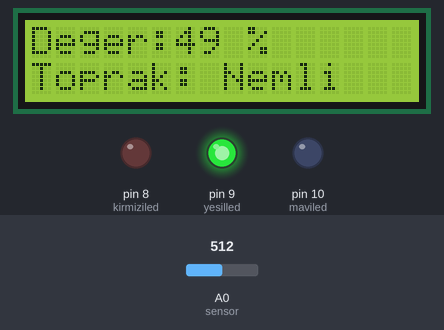
A sketch run on a simulated Arduino Uno, built with avr-gcc and run on an emulated ATmega328P. Parts: 16×2 character LCD, output pins drawn as LEDs (lit = HIGH). The test bench sets the inputs (shaded band); at power-on: A0 (sensor) = 512.

Above: at 1.6 s.
1.7 s: A0 (sensor) set to 576
At 5.2 s:
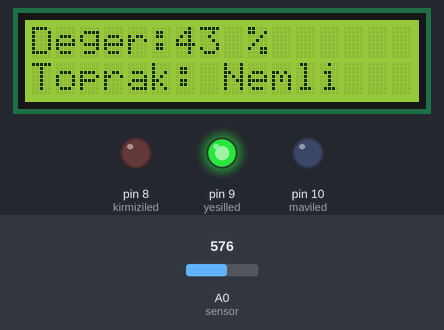
5.6 s: A0 (sensor) set to 604
At 7.8 s:
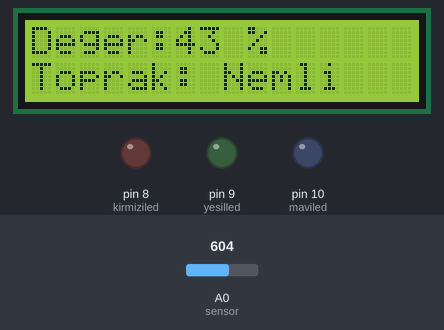
9.5 s: A0 (sensor) set to 716
At 14.5 s:
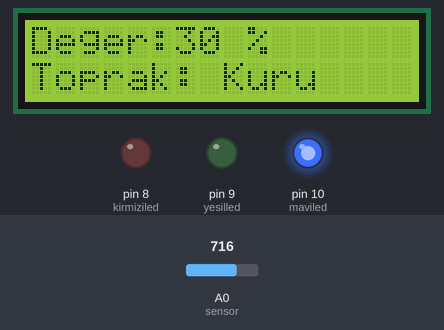
15.5 s: A0 (sensor) set to 306
At 19.2 s:
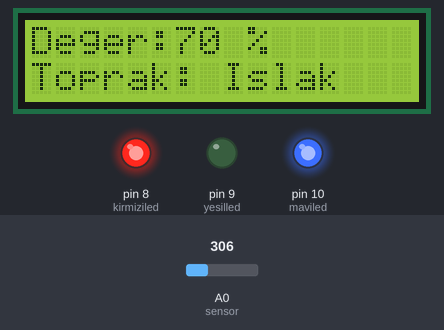
21.5 s: A0 (sensor) set to 387
At 25.3 s:
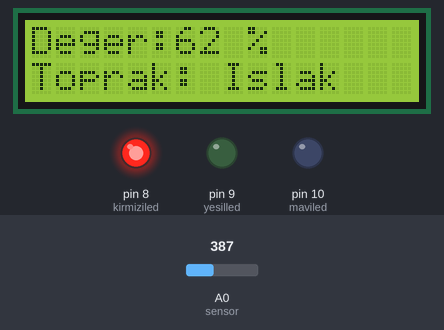
25.6 s: A0 (sensor) set to 399
At 27.7 s:
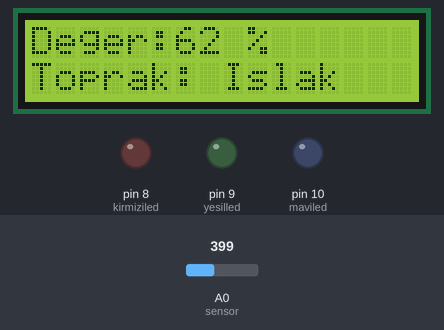
Timing chart, 0 to 29.2 s (numbered marks = the images above; inputs shaded):
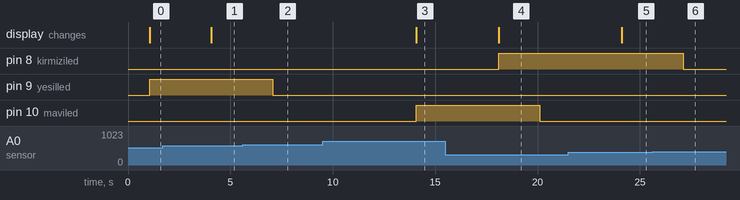

The sketch:

IoT1929_PROJE.ino
```cpp
#include <LiquidCrystal.h>                              //LCD ekran için LiquidCyristal.h kütüphanesi kullanıldı.

int nemdeger = 0;                                       //Nem değerini başta 0 olarak tanımlandı.
int sensor = A0;                                        //Toprak nem sensörünün A0 pinini Arduino'nun A0 pinine bağlandı.
int kirmiziled = 8;                                     //Kırmızı led Arduino'nun 8. pinine bağlandı.
int yesilled = 9;                                       //Yeşil Led Arduino'nun 9. pinine bağlandı.
int maviled = 10;                                       //Mavi Led Arduino'nun 10. pinine bağlandı.

int rs = 12, en = 11, d4 = 5, d5 = 4, d6 = 3, d7 = 2;   //LCD'nin pin değişkenlerini tanımlandı

LiquidCrystal lcd(rs, en, d4, d5, d6, d7);              //LCD'nin pin bağlantılarını ayarlandı.

void setup() {
  pinMode(sensor, INPUT);                               //Toprak nem sensörü'nden girdi alacağımız için giriş olarak kullanıldı.
  pinMode(kirmiziled, OUTPUT);                          //Kırmızı Led'ten çıktı alacağımız için çıkış olarak kullanıldı.
  pinMode(yesilled, OUTPUT);                            //Yeşil Led'ten çıktı alacağımız için çıkış olarak kullanıldı.
  pinMode(maviled, OUTPUT);                             //Mavi Led'ten çıktı alacağımız için çıkış olarak kullanıldı.
  lcd.begin(16, 2);                                     //LCD ekranın boyutunu belirlendi.
}
void loop() {
  nemdeger = analogRead(A0);                            //Toprak nem sensöründen analog okuma yapılıyor.
  nemdeger = map(nemdeger, 1023,0,0,100);               //0 ile 1023 arasında olan analog değerleri map komutu ile 0 ile 100 arasındaki değerlere çevrildi.


  if (nemdeger > 60) {                                  //Eğer nem değeri 80'in üzerindeyse
    lcd.clear();                                        //LCD'deki eski yazılar temizlenir.
    lcd.setCursor(0, 0);                                //LCD'nin 1. satır 1. sütunundan yazmaya başlıyoruz.
    lcd.print("Deger:");                                //LCD'nin 1. satır ve 1. sütununa Deger: yazılır.
    lcd.print(nemdeger);                                //nemdeger'i LCD'ye yazdırıyoruz.
    lcd.print(" % ");
    lcd.setCursor(0, 1);                                //LCD'nin 2. satır 1. sütunundan yazmaya başlıyoruz.
    lcd.print("Toprak: Islak");                          //LCD'nin 2. satır 1. sütununa toprağın durumunu yazdırıyoruz.
    digitalWrite(kirmiziled, HIGH);                     //Değer 80 üzerindeyse kırmızı led 1 saniye boyunca yanar.
    delay(1000);
  } else {
    digitalWrite(kirmiziled, LOW);                      //Değer 80 altındaysa kırmızı led 1 saniye boyunca söner.
    delay(1000);
  }

  if (nemdeger > 41 && nemdeger <= 59) {                //Eğer nem değeri 51 ile 79 arasındaysa
    lcd.clear();                                        //LCD'deki eski yazılar temizlenir.
    lcd.setCursor(0, 0);                                //LCD'nin 1. satır 1. sütunundan yazmaya başlıyoruz.
    lcd.print("Deger:");                                //LCD'nin 1. satır ve 1. sütununa Deger: yazılır.
    lcd.print(nemdeger);                                //nemdeger'i LCD'ye yazdırıyoruz.
    lcd.println(" % ");
    lcd.setCursor(0, 1);                                //LCD'nin 2. satır 1. sütunundan yazmaya başlıyoruz.
    lcd.print("Toprak: Nemli");                         //LCD'nin 2. satır 1. sütununa toprağın durumunu yazdırıyoruz.
    digitalWrite(yesilled, HIGH);                       //Değer 51 ile 79 arasındaysa yeşil led 1 saniye boyunca yanar.
    delay(1000);
  } else {
    digitalWrite(yesilled, LOW);                        //Değer 51 ile 79 arasındaysa yeşil led 1 saniye boyunca söner.
    delay(1000);
  }

  if (40 > nemdeger) {                                  //Eğer nem değeri 50'nin altındaysa
    lcd.clear();                                        //LCD'deki eski yazılar temizlenir.
    lcd.setCursor(0, 0);                                //LCD'nin 1. satır 1. sütunundan yazmaya başlıyoruz.
    lcd.print("Deger:");                                //LCD'nin 1. satır ve 1. sütununa Deger: yazılır.
    lcd.print(nemdeger);                                //nemdeger'i LCD'ye yazdırıyoruz.
    lcd.println(" % ");
    lcd.setCursor(0, 1);                                //LCD'nin 2. satır 1. sütunundan yazmaya başlıyoruz.
    lcd.print("Toprak: Kuru");                           //LCD'nin 2. satır 1. sütununa toprağın durumunu yazdırıyoruz.
    digitalWrite(maviled, HIGH);                        //Değer 50'nin altındaysa mavih led 1 saniye boyunca yanar.
    delay(1000);
  } else {
    digitalWrite(maviled, LOW);                         //Değer 50'nin altındaysa mavih led 1 saniye boyunca söner.
    delay(1000);
  }
}
```

Measured:
- the behaviour switches between 593 and 594 on A0 (sensor) (found by bisection; images 1 and 2)
- the behaviour switches between 398 and 399 on A0 (sensor) (found by bisection; images 5 and 6)
- after the input at 1.7 s, the display: changes after 2.4 s (image 1)
- after the input at 5.6 s, pin 9 (yesilled): HIGH → LOW after 1.5 s
- after the input at 9.5 s, pin 10 (maviled): LOW → HIGH after 4.6 s; the display: changes after 4.6 s (image 3)
- after the input at 15.5 s, pin 8 (kirmiziled): LOW → HIGH after 2.6 s; pin 10 (maviled): HIGH → LOW after 4.6 s; the display: changes after 2.6 s (image 4)
- after the input at 21.5 s, the display: changes after 2.6 s (image 5)
- after the input at 25.6 s, pin 8 (kirmiziled): HIGH → LOW after 1.5 s
